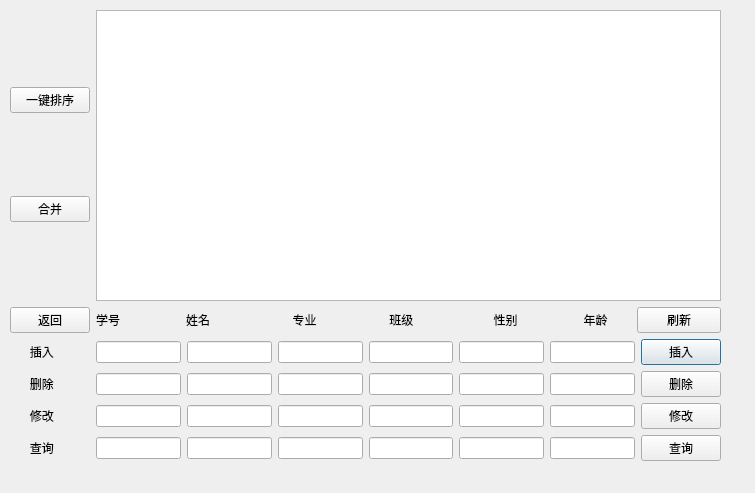
<?xml version="1.0" encoding="UTF-8"?>
<ui version="4.0">
 <class>menu2</class>
 <widget class="QDialog" name="menu2">
  <property name="geometry">
   <rect>
    <x>0</x>
    <y>0</y>
    <width>755</width>
    <height>493</height>
   </rect>
  </property>
  <property name="windowTitle">
   <string>Dialog</string>
  </property>
  <widget class="QWidget" name="gridLayoutWidget">
   <property name="geometry">
    <rect>
     <x>10</x>
     <y>10</y>
     <width>711</width>
     <height>451</height>
    </rect>
   </property>
   <layout class="QGridLayout" name="gridLayout">
    <item row="2" column="1">
     <layout class="QHBoxLayout" name="horizontalLayout">
      <item>
       <widget class="QLineEdit" name="lineEdit_ad1"/>
      </item>
      <item>
       <widget class="QLineEdit" name="lineEdit_ad2"/>
      </item>
      <item>
       <widget class="QLineEdit" name="lineEdit_ad3"/>
      </item>
      <item>
       <widget class="QLineEdit" name="lineEdit_ad4"/>
      </item>
      <item>
       <widget class="QLineEdit" name="lineEdit_ad5"/>
      </item>
      <item>
       <widget class="QLineEdit" name="lineEdit_ad6"/>
      </item>
      <item>
       <widget class="QPushButton" name="pushButton_ad">
        <property name="text">
         <string>插入</string>
        </property>
       </widget>
      </item>
     </layout>
    </item>
    <item row="3" column="1">
     <layout class="QHBoxLayout" name="horizontalLayout_2">
      <item>
       <widget class="QLineEdit" name="lineEdit_de1"/>
      </item>
      <item>
       <widget class="QLineEdit" name="lineEdit_de2"/>
      </item>
      <item>
       <widget class="QLineEdit" name="lineEdit_de3"/>
      </item>
      <item>
       <widget class="QLineEdit" name="lineEdit_de4"/>
      </item>
      <item>
       <widget class="QLineEdit" name="lineEdit_de5"/>
      </item>
      <item>
       <widget class="QLineEdit" name="lineEdit_6"/>
      </item>
      <item>
       <widget class="QPushButton" name="pushButton_de">
        <property name="text">
         <string>删除</string>
        </property>
       </widget>
      </item>
     </layout>
    </item>
    <item row="4" column="0">
     <widget class="QLabel" name="label_4">
      <property name="text">
       <string>      修改</string>
      </property>
     </widget>
    </item>
    <item row="5" column="0">
     <widget class="QLabel" name="label_2">
      <property name="text">
       <string>      查询</string>
      </property>
     </widget>
    </item>
    <item row="2" column="0">
     <widget class="QLabel" name="label_6">
      <property name="text">
       <string>      插入</string>
      </property>
     </widget>
    </item>
    <item row="5" column="1">
     <layout class="QHBoxLayout" name="horizontalLayout_4">
      <item>
       <widget class="QLineEdit" name="lineEdit_fin1"/>
      </item>
      <item>
       <widget class="QLineEdit" name="lineEdit_fin2"/>
      </item>
      <item>
       <widget class="QLineEdit" name="lineEdit_fin3"/>
      </item>
      <item>
       <widget class="QLineEdit" name="lineEdit_fin4"/>
      </item>
      <item>
       <widget class="QLineEdit" name="lineEdit_fin5"/>
      </item>
      <item>
       <widget class="QLineEdit" name="lineEdit_fin6"/>
      </item>
      <item>
       <widget class="QPushButton" name="pushButton_6">
        <property name="text">
         <string>查询</string>
        </property>
       </widget>
      </item>
     </layout>
    </item>
    <item row="0" column="0">
     <layout class="QVBoxLayout" name="verticalLayout">
      <item>
       <widget class="QPushButton" name="pushButton_sort2">
        <property name="text">
         <string>一键排序</string>
        </property>
       </widget>
      </item>
      <item>
       <widget class="QPushButton" name="pushButton_mer">
        <property name="text">
         <string>合并</string>
        </property>
       </widget>
      </item>
     </layout>
    </item>
    <item row="4" column="1">
     <layout class="QHBoxLayout" name="horizontalLayout_3">
      <item>
       <widget class="QLineEdit" name="lineEdit_cha1"/>
      </item>
      <item>
       <widget class="QLineEdit" name="lineEdit_cha2"/>
      </item>
      <item>
       <widget class="QLineEdit" name="lineEdit_cha3"/>
      </item>
      <item>
       <widget class="QLineEdit" name="lineEdit_cha4"/>
      </item>
      <item>
       <widget class="QLineEdit" name="lineEdit_cha5"/>
      </item>
      <item>
       <widget class="QLineEdit" name="lineEdit_cha6"/>
      </item>
      <item>
       <widget class="QPushButton" name="pushButton_cha">
        <property name="text">
         <string>修改</string>
        </property>
       </widget>
      </item>
     </layout>
    </item>
    <item row="3" column="0">
     <widget class="QLabel" name="label_5">
      <property name="text">
       <string>      删除</string>
      </property>
     </widget>
    </item>
    <item row="1" column="1">
     <layout class="QHBoxLayout" name="horizontalLayout_5">
      <item>
       <widget class="QLabel" name="label_11">
        <property name="text">
         <string>学号</string>
        </property>
       </widget>
      </item>
      <item>
       <widget class="QLabel" name="label_10">
        <property name="text">
         <string>姓名</string>
        </property>
       </widget>
      </item>
      <item>
       <widget class="QLabel" name="label_9">
        <property name="text">
         <string>     专业</string>
        </property>
       </widget>
      </item>
      <item>
       <widget class="QLabel" name="label_8">
        <property name="text">
         <string>       班级</string>
        </property>
       </widget>
      </item>
      <item>
       <widget class="QLabel" name="label_7">
        <property name="text">
         <string>           性别</string>
        </property>
       </widget>
      </item>
      <item>
       <widget class="QLabel" name="label_3">
        <property name="text">
         <string>           年龄</string>
        </property>
       </widget>
      </item>
      <item>
       <widget class="QPushButton" name="pushButton_renew">
        <property name="text">
         <string>刷新</string>
        </property>
       </widget>
      </item>
     </layout>
    </item>
    <item row="0" column="1">
     <widget class="QTableWidget" name="tableWidget1"/>
    </item>
    <item row="1" column="0">
     <widget class="QPushButton" name="pushButton_return">
      <property name="text">
       <string>返回</string>
      </property>
     </widget>
    </item>
   </layout>
  </widget>
 </widget>
 <resources/>
 <connections/>
</ui>
